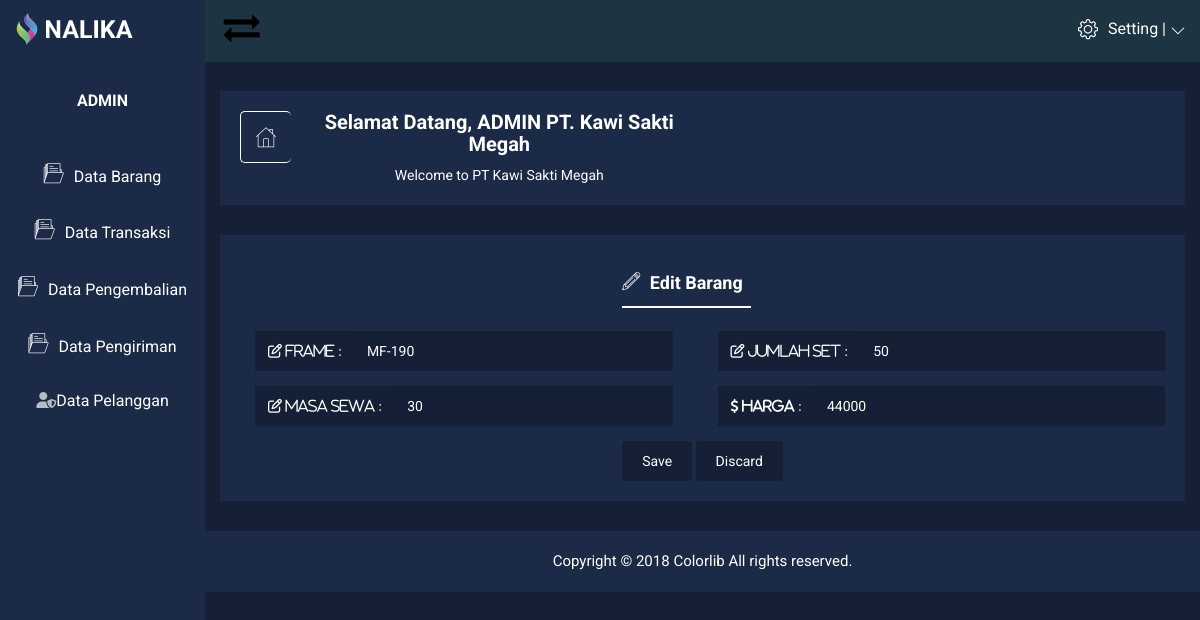
The page /admin/data-akun/edit-barang.php?id_paket=2 (signed in) on the database its author committed.
### tables this page shows
CREATE TABLE `paket` (
  `id_paket` int(11) NOT NULL,
  `masa_sewa` int(11) NOT NULL,
  `jumlah_set` int(11) NOT NULL,
  `frame` varchar(10) NOT NULL,
  `harga` int(11) NOT NULL
);

### admin/data-akun/edit-barang.php (the view, shortened to what this page needs)
<?php
include "../connection/Connection.php";
$idPaket = $_GET['id_paket'];
$query = mysqli_query($mysqli, "SELECT * FROM paket WHERE id_paket = '$idPaket'") or die("data salah: " . mysqli_error($mysqli));
?>
<!doctype html>
<html class="no-js" lang="en">
<head>
    <link rel="stylesheet" href="../css/bootstrap.min.css">
    <link rel="stylesheet" href="../css/font-awesome.min.css">
    <link rel="stylesheet" href="../css/nalika-icon.css">
    <link rel="stylesheet" href="../css/owl.carousel.css">
    <link rel="stylesheet" href="../css/owl.theme.css">
    <link rel="stylesheet" href="../css/owl.transitions.css">
    <link rel="stylesheet" href="../css/animate.css">
    <link rel="stylesheet" href="../css/normalize.css">
    <link rel="stylesheet" href="../css/meanmenu.min.css">
    <link rel="stylesheet" href="../css/main.css">
    <link rel="stylesheet" href="../css/morrisjs/morris.css">
    <link rel="stylesheet" href="../css/scrollbar/jquery.mCustomScrollbar.min.css">
    <link rel="stylesheet" href="../css/metisMenu/metisMenu.min.css">
    <link rel="stylesheet" href="../css/metisMenu/metisMenu-vertical.css">
    <link rel="stylesheet" href="../css/calendar/fullcalendar.min.css">
    <link rel="stylesheet" href="../css/calendar/fullcalendar.print.min.css">
    <link rel="stylesheet" href="../style.css">
    <link rel="stylesheet" href="../css/responsive.css">
</head>
<body>
    <div class="left-sidebar-pro">
        <nav id="sidebar" class="">
            <div class="sidebar-header">
                <a><img class="main-logo" src="img/logo/logo.png" alt="" /></a>
                <br>
            </div>
            <div class="nalika-profile">
                <div class="profile-dtl">
                    <h2> <b>A<span class="min-dtn">DMIN</span></b></h2>
                </div>
            </div>
            <div class="left-custom-menu-adp-wrap comment-scrollbar">
                <nav class="sidebar-nav left-sidebar-menu-pro">
                    <ul class="metismenu" id="menu1">
                        <li>
                            <a title="Data Barang" href="data-barang.php"><i class="icon nalika-folder icon-wrap"></i><span class="mini-click-non">Data Barang</span></a>
                        </li>
                        <li>
                            <a title="Data Transaksi" href="../data-transaksi/data-transaksi.php"><i class="icon nalika-folder icon-wrap"></i><span class="mini-click-non">Data Transaksi</span></a>
                        </li>
                        <li>
                            <a title="Data Pengembalian" href="../data-pengembalian/data-pengembalian.php"><i class="icon nalika-folder icon-wrap"></i><span class="mini-click-non">Data Pengembalian</span></a>
                        </li>
                        <li>
                            <a title="Data Pengiriman" href="../data-pengiriman/data-pengiriman.php"><i class="icon nalika-folder icon-wrap"></i><span class="mini-click-non">Data Pengiriman</span></a>
                        </li>
                        <li>
                            <a title="Data Pelanggan" href="../data-akun/data-akun.php"><i class="fas fa-user-shield" style="color:#fbfffbb0"></i><span class="mini-sub-pro">Data Pelanggan</span></a>
                        </li>
                    </ul>
                </nav>
            </div>
        </nav>
    </div>
    <div class="all-content-wrapper">
        <div class="container-fluid">
            <div class="row">
                <div class="col-lg-12 col-md-12 col-sm-12 col-xs-12">
                    <div class="logo-pro">
                        <a><img class="main-logo" src="img/logo/logo.png" alt="" /></a>
                    </div>
                </div>
            </div>
        </div>
        <div class="header-advance-area">
            <div class="header-top-area" style="background-color: #1d3542">
                <div class="container-fluid">
                    <div class="row">
                        <div class="col-lg-12 col-md-12 col-sm-12 col-xs-12">
                            <div class="header-top-wraper">
                                <div class="row">
                                    <div class="col-lg-1 col-md-0 col-sm-1 col-xs-12">
                                        <div class="menu-switcher-pro">
                                            <button type="button" id="sidebarCollapse" class='fa fa-exchange' style='font-size:36px; color:#000; padding-top: 10px' onmouseover="this.style.transform='scale(1.3)'" onmouseout="this.style.transform='scale(1)'"><span class="tooltiptext"></span></button>
                                        </div>
                                    </div>
                                    <div class="col-lg-6 col-md-7 col-sm-6 col-xs-12">
                                        <div class="header-top-menu tabl-d-n hd-search-rp">
                                            <div class="breadcome-heading">
                                            </div>
                                        </div>
                                    </div>
                                    <div class="col-lg-5 col-md-5 col-sm-12 col-xs-12">
                                        <div class="header-right-info">
                                            <ul class="nav navbar-nav mai-top-nav header-right-menu">
                                                <li class="nav-item">
                                                    <a href="#" data-toggle="dropdown" role="button" aria-expanded="false" class="nav-link dropdown-toggle">
                                                        <i class="icon nalika-settings author-log-ic"></i>
                                                        <span class="admin-name">Setting |</span>
                                                        <i class="icon nalika-down-arrow nalika-angle-dw author-log-ic"></i>
                                                    </a>
                                                </li>
                                            </ul>
                                        </div>
                                    </div>
                                </div>
                            </div>
                        </div>
                    </div>
                </div>
            </div>
            <div class="section-admin container-fluid">
                <div class="row admin text-center">
                    <div class="col-md-12">
                    </div>
                </div>
            </div>
            <div class="breadcome-area">
                <div class="container-fluid">
                    <div class="row">
                        <div class="col-lg-12 col-md-12 col-sm-12 col-xs-12">
                            <div class="breadcome-list">
                                <div class="row">
                                    <div class="col-lg-6 col-md-6 col-sm-6 col-xs-6">
                                        <div class="breadcomb-wp">
                                            <div class="breadcomb-icon">
                                                <i class="icon nalika-home"></i>
                                            </div>
                                            <div class="breadcomb-ctn">
                                                <h2>Selamat Datang, ADMIN PT. Kawi Sakti Megah</h2>
                                                <p>Welcome to PT Kawi Sakti Megah</span></p>
                                            </div>
                                        </div>
                                    </div>
                                </div>
                            </div>
                        </div>
                    </div>
                </div>
            </div>
        </div>
        <div class="single-product-tab-area mg-b-30">
            <div class="single-pro-review-area">
                <div class="container-fluid">
                    <div class="row">
                        <div class="col-lg-12 col-md-12 col-sm-12 col-xs-12">
                            <div class="review-tab-pro-inner">
                                <ul id="myTab3" class="tab-review-design">
                                    <li class="active"><a href="#edit"><i class="icon nalika-edit" aria-hidden="true"></i> Edit Barang</a></li>
                                </ul>
                                <div id="myTabContent" class="tab-content custom-product-edit">
                                    <form action="" method="post">
                                        <?php while ($show = mysqli_fetch_array($query)) { ?>
                                            <div class="product-tab-list tab-pane fade active in" id="edit">
                                                <div class="row">
                                                    <div class="col-lg-6 col-md-6 col-sm-6 col-xs-12">
                                                        <div class="review-content-section">
                                                            <div class="input-group mg-b-pro-edt">
                                                                <span class="input-group-addon"><i class="fa fa-edit" aria-hidden="true"> Frame :</i></span>
                                                                <input name="frame" type="text" class="form-control" value="<?php echo $show['frame']; ?>">
                                                            </div>
                                                            <div class="input-group mg-b-pro-edt">
                                                                <span class="input-group-addon"><i class="fa fa-edit" aria-hidden="true"> Masa Sewa :</i></span>
                                                                <input name="masa_sewa" type="text" class="form-control" value="<?php echo $show['masa_sewa']; ?>">
                                                            </div>
                                                        </div>
                                                    </div>
                                                    <div class="col-lg-6 col-md-6 col-sm-6 col-xs-12">
                                                        <div class="input-group mg-b-pro-edt">
                                                            <span class="input-group-addon"><i class="fa fa-edit" aria-hidden="true"> Jumlah Set :</i></span>
                                                            <input name="jumlah_set" type="text" class="form-control" value="<?php echo $show['jumlah_set']; ?>">
                                                        </div>
                                                        <div class="input-group mg-b-pro-edt">
                                                            <span class="input-group-addon"><i class="fa fa-usd" aria-hidden="true"> Harga :</i></span>
                                                            <input name="harga" type="text" class="form-control" value="<?php echo $show['harga']; ?>">
                                                        </div>
                                                    </div>
                                                </div>
                                            <?php } ?>
                                            <div class="row">
                                                <div class="col-lg-12 col-md-12 col-sm-12 col-xs-12">
                                                    <div class="text-center custom-pro-edt-ds">
                                                        <input type="submit" name="submit" class="btn btn-ctl-bt waves-effect waves-light" value="Save">
                                                        <a href="data-barang.php" type="button" class="btn btn-ctl-bt waves-effect waves-light">Discard</a>
                                                    </div>
                                                </div>
                                            </div>
                                            </div>
                                    </form>
                                </div>
                            </div>
                        </div>
                    </div>
                </div>
            </div>
        </div>
        <div class="footer-copyright-area">
            <div class="container-fluid">
                <div class="row">
                    <div class="col-lg-12">
                        <div class="footer-copy-right">
                            <p>Copyright © 2018 <a href="https://colorlib.com/wp/templates/">Colorlib</a> All rights reserved.</p>
                        </div>
                    </div>
                </div>
            </div>
        </div>
</body>
</html>

### admin/css/main.css (style rules this page uses)
html { color: #222; font-size: 1em; line-height: 1.4; }
audio, canvas, iframe, img, svg, video { vertical-align: middle; }

### admin/css/metisMenu/metisMenu-vertical.css (style rules this page uses)
.sidebar-nav { background: #fff; }
.sidebar-nav ul { padding: 0; margin: 0; list-style: none; background: #1b2a47; }
.sidebar-nav .metismenu { background: #1b2a47; display: -webkit-box; display: -ms-flexbox; display: flex; -webkit-box-orient: vertical; -webkit-box-direction: normal; -ms-flex-direction: column; flex-direction: column; }
.sidebar-nav .metismenu li + li { margin-top: 5px; }
.sidebar-nav .metismenu li:first-child { margin-top: 5px; }
.sidebar-nav .metismenu li:last-child { margin-bottom: 5px; }
.sidebar-nav .metismenu > li { display: -webkit-box; display: -ms-flexbox; display: flex; -webkit-box-orient: vertical; -webkit-box-direction: normal; -ms-flex-direction: column; flex-direction: column; position: relative; }
.sidebar-nav .metismenu a { position: relative; display: block; padding: 13px 15px; color: #fff; outline-width: 0; transition: all .3s ease-out; font-size:16px; }
.sidebar-nav .metismenu li .icon-wrap { margin-right:10px; font-size:20px; }

### rows shown on the page
paket: frame "MF-190", masa_sewa "30", jumlah_set "50", harga "44000"
